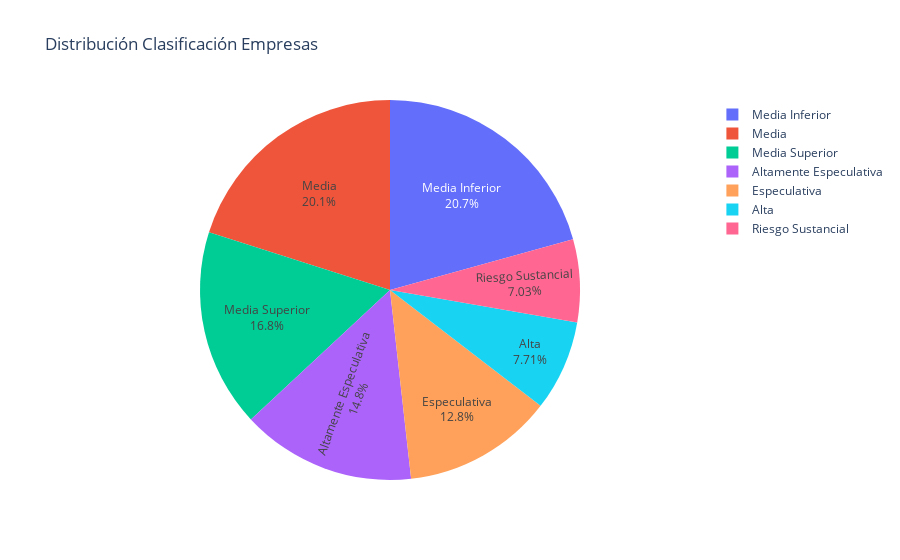

The notebook cell saved with this chart:
### Code cell
# Pie Chart 1
import plotly.express as px

fig = px.pie(values=df.value_counts(), 
             names=df['Rating'], title='Distribución Clasificación Empresas')

fig.update_traces(textposition='inside', textinfo='percent+label')
fig.show()

### Figure 1 — Plotly figure (JSON) as saved in the notebook; plotly's stock layout.template omitted (floating-point values rounded to 4 significant figures; data arrays with more than 128 entries replaced by an {"elided": "..."} marker saying what was removed)
{"data": [{"domain": {"x": [0, 1], "y": [0, 1]}, "hovertemplate": "label=%{label}<br>value=%{value}<extra></extra>", "labels": {"elided": "7805 str values"}, "legendgroup": "", "name": "", "showlegend": true, "textinfo": "percent+label", "textposition": "inside", "type": "pie", "values": {"elided": "7805 int values"}}], "layout": {"legend": {"tracegroupgap": 0}, "title": {"text": "Distribución Clasificación Empresas"}}}
